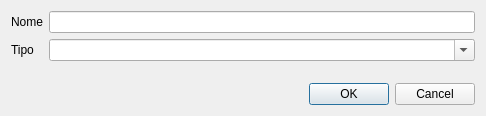
<?xml version="1.0" encoding="UTF-8"?>
<ui version="4.0">
 <class>EditarObjeto</class>
 <widget class="QDialog" name="EditarObjeto">
  <property name="geometry">
   <rect>
    <x>0</x>
    <y>0</y>
    <width>486</width>
    <height>116</height>
   </rect>
  </property>
  <property name="windowTitle">
   <string>Novo objeto</string>
  </property>
  <layout class="QVBoxLayout" name="verticalLayout">
   <item>
    <layout class="QFormLayout" name="formLayout">
     <item row="0" column="0">
      <widget class="QLabel" name="nomeLabel">
       <property name="text">
        <string>Nome</string>
       </property>
      </widget>
     </item>
     <item row="0" column="1">
      <widget class="QLineEdit" name="led_nome"/>
     </item>
     <item row="1" column="0">
      <widget class="QLabel" name="tipoLabel">
       <property name="text">
        <string>Tipo</string>
       </property>
      </widget>
     </item>
     <item row="1" column="1">
      <widget class="QComboBox" name="cbx_tipo">
       <property name="editable">
        <bool>true</bool>
       </property>
      </widget>
     </item>
    </layout>
   </item>
   <item>
    <widget class="QDialogButtonBox" name="buttonBox">
     <property name="orientation">
      <enum>Qt::Horizontal</enum>
     </property>
     <property name="standardButtons">
      <set>QDialogButtonBox::Cancel|QDialogButtonBox::Ok</set>
     </property>
    </widget>
   </item>
  </layout>
 </widget>
 <resources/>
 <connections>
  <connection>
   <sender>buttonBox</sender>
   <signal>accepted()</signal>
   <receiver>EditarObjeto</receiver>
   <slot>accept()</slot>
   <hints>
    <hint type="sourcelabel">
     <x>248</x>
     <y>254</y>
    </hint>
    <hint type="destinationlabel">
     <x>157</x>
     <y>274</y>
    </hint>
   </hints>
  </connection>
  <connection>
   <sender>buttonBox</sender>
   <signal>rejected()</signal>
   <receiver>EditarObjeto</receiver>
   <slot>reject()</slot>
   <hints>
    <hint type="sourcelabel">
     <x>316</x>
     <y>260</y>
    </hint>
    <hint type="destinationlabel">
     <x>286</x>
     <y>274</y>
    </hint>
   </hints>
  </connection>
 </connections>
</ui>
